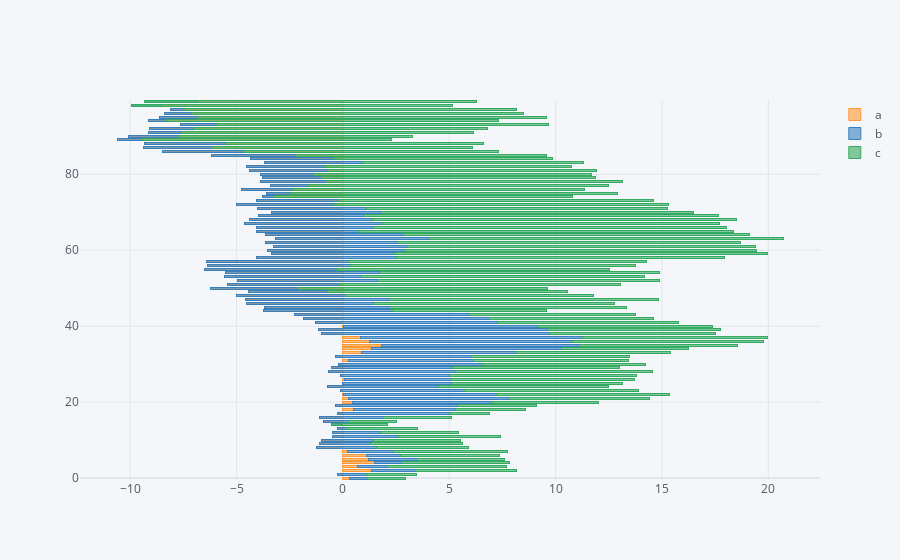

Write notebook code for a chart like this one.
### Code cell
df.iplot(kind='barh', barmode='stack', bargap=0.5)
